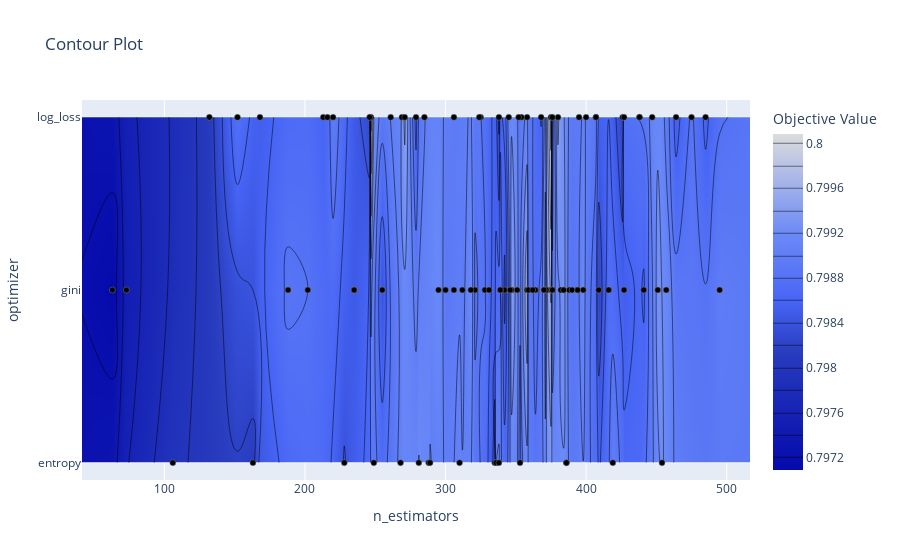

The notebook cell this image was saved under:
### Code cell
optuna.visualization.plot_contour(rf_study, params=['n_estimators', 'optimizer'])

### Figure 1 — Plotly figure (JSON) as saved in the notebook; plotly's stock layout.template omitted (floating-point values rounded to 4 significant figures; data arrays with more than 128 entries replaced by an {"elided": "..."} marker saying what was removed)
{"data": [{"colorbar": {"title": {"text": "Objective Value"}}, "colorscale": [[0, "rgb(5,10,172)"], [0.35, "rgb(40,60,190)"], [0.5, "rgb(70,100,245)"], [0.6, "rgb(90,120,245)"], [0.7, "rgb(106,137,247)"], [1, "rgb(220,220,220)"]], "connectgaps": true, "contours": {"coloring": "heatmap"}, "hoverinfo": "none", "line": {"smoothing": 1.3}, "reversescale": false, "x": [41.4, 63, 73, 106, 132, 152, 163, 168, 188, 202, 213, 216, 220, 228, 235, 246, 247, 249, 255, 261, 268, 269, 271, 279, 281, 285, 288, 289, 295, 300, 306, 310, 312, 318, 321, 324, 325, 328, 331, 335, 336, 338, 339, 342, 345, 346, 347, 351, 352, 353, 354, 358, 359, 362, 364, 368, 370, 371, 372, 375, 376, 380, 382, 384, 386, 388, 390, 394, 395, 398, 400, 407, 409, 416, 419, 426, 427, 438, 441, 447, 451, 454, 457, 464, 475, 485, 495, 516.6], "y": ["entropy", "gini", "log_loss"], "z": {"elided": "3x88 float values"}, "type": "contour"}, {"marker": {"color": "black", "line": {"color": "Grey", "width": 0.5}}, "mode": "markers", "showlegend": false, "x": [335, 454, 288, 247, 336, 73, 235, 419, 464, 353, 152, 213, 438, 168, 495, 386, 279, 106, 216, 306, 386, 268, 163, 289, 228, 380, 485, 400, 447, 358, 325, 249, 310, 358, 371, 409, 457, 342, 427, 475, 188, 451, 416, 441, 372, 370, 321, 347, 339, 338, 255, 388, 295, 359, 339, 375, 395, 354, 269, 306, 132, 375, 324, 382, 426, 63, 407, 202, 285, 364, 345, 384, 376, 398, 328, 235, 351, 368, 312, 300, 427, 271, 261, 246, 220, 281, 407, 331, 352, 376, 394, 390, 362, 416, 346, 318, 376, 394, 338, 438], "y": ["entropy", "entropy", "entropy", "log_loss", "entropy", "gini", "gini", "entropy", "log_loss", "entropy", "log_loss", "log_loss", "log_loss", "log_loss", "gini", "entropy", "log_loss", "entropy", "log_loss", "gini", "entropy", "entropy", "entropy", "entropy", "entropy", "log_loss", "log_loss", "log_loss", "log_loss", "log_loss", "log_loss", "entropy", "entropy", "gini", "gini", "gini", "gini", "gini", "gini", "log_loss", "gini", "gini", "gini", "gini", "gini", "gini", "gini", "gini", "gini", "log_loss", "gini", "gini", "gini", "gini", "gini", "log_loss", "log_loss", "log_loss", "log_loss", "log_loss", "log_loss", "gini", "log_loss", "gini", "log_loss", "gini", "log_loss", "gini", "log_loss", "gini", "log_loss", "gini", "gini", "gini", "gini", "gini", "gini", "log_loss", "gini", "gini", "log_loss", "log_loss", "log_loss", "log_loss", "log_loss", "entropy", "log_loss", "gini", "log_loss", "gini", "gini", "gini", "gini", "gini", "gini", "gini", "log_loss", "gini", "entropy", "log_loss"], "type": "scatter"}], "layout": {"title": {"text": "Contour Plot"}, "xaxis": {"title": {"text": "n_estimators"}, "range": [41.4, 516.6]}, "yaxis": {"title": {"text": "optimizer"}, "range": [-0.1, 2.1], "type": "category"}}}
